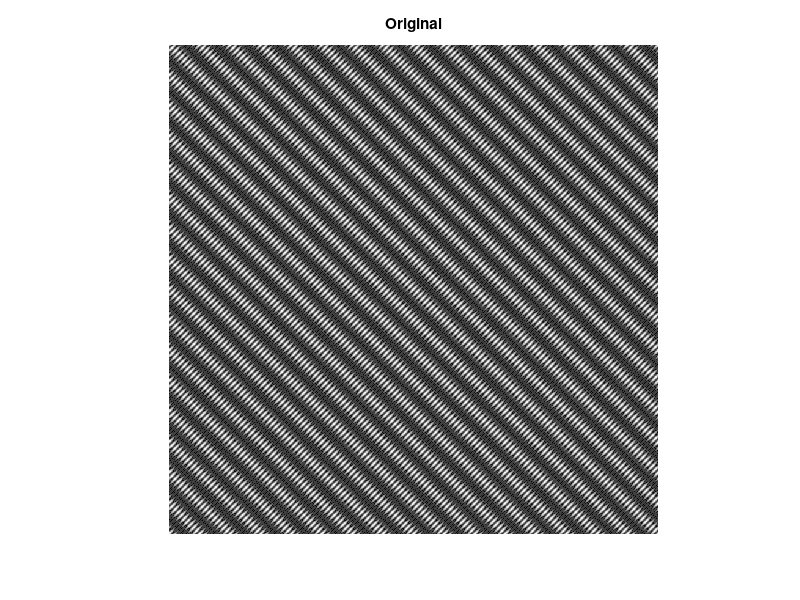

Recreate this plot in MATLAB. (Note: this script raises an error after producing the figure.)
clear all;
close all;

g=zeros(800);
for m=1:800
    for n=1:800
        f=cos(2*pi/10*m+2*pi/10*n)+cos(2*pi/50*m-2*pi/50*n);
        if f>-0.7 ,g(m,n)=f;end
    end
end
imshow(g, []), title('Original');

% ------------------------------- a -------------------------------------
gx5_nearestNeighbor = nearest_neighbor(g, 1/5);
gx5_nearestNeighbor = nearest_neighbor(gx5_nearestNeighbor,5);
figure, imshow(gx5_nearestNeighbor, []),title('nearestNeighbor');

gx5_bilinear = bilinear(g, 1/5);
gx5_bilinear = bilinear(gx5_bilinear, 5);
figure, imshow(gx5_bilinear, []),title('Bilinear');

gx5_qubicSpline = cubic_spline(g, 1/5);
gx5_qubicSpline = cubic_spline(gx5_qubicSpline, 5);
figure, imshow(gx5_qubicSpline, []),title('qubicSpline');


% ------------------------------- b -------------------------------------
gx2_nearestNeighbor = nearest_neighbor(g, 1/2);
gx2_nearestNeighbor = nearest_neighbor(gx2_nearestNeighbor,2);
figure, imshow(gx2_nearestNeighbor, []),title('nearestNeighbor');

gx2_bilinear = bilinear(g, 1/2);
gx2_bilinear = bilinear(gx2_bilinear, 2);
figure, imshow(gx2_bilinear, []),title('Bilinear');

gx2_qubicSpline = cubic_spline(g, 1/2);
gx2_qubicSpline = cubic_spline(gx2_qubicSpline, 2);
figure, imshow(gx2_qubicSpline, []),title('qubicSpline');


% ------------------------------- c -------------------------------------
gg = g(1:160, 1:160);
figure, imshow(gg, []), title('Crop');

gx5_nearestNeighbor = nearest_neighbor(gg, 5);
figure, imshow(gx5_nearestNeighbor, []),title('nearestNeighbor');

gx5_bilinear = bilinear(gg, 5);
figure, imshow(gx5_bilinear, []),title('Bilinear');

gx5_qubicSpline = cubic_spline(gg, 5);
figure, imshow(gx5_qubicSpline, []),title('qubicSpline');
